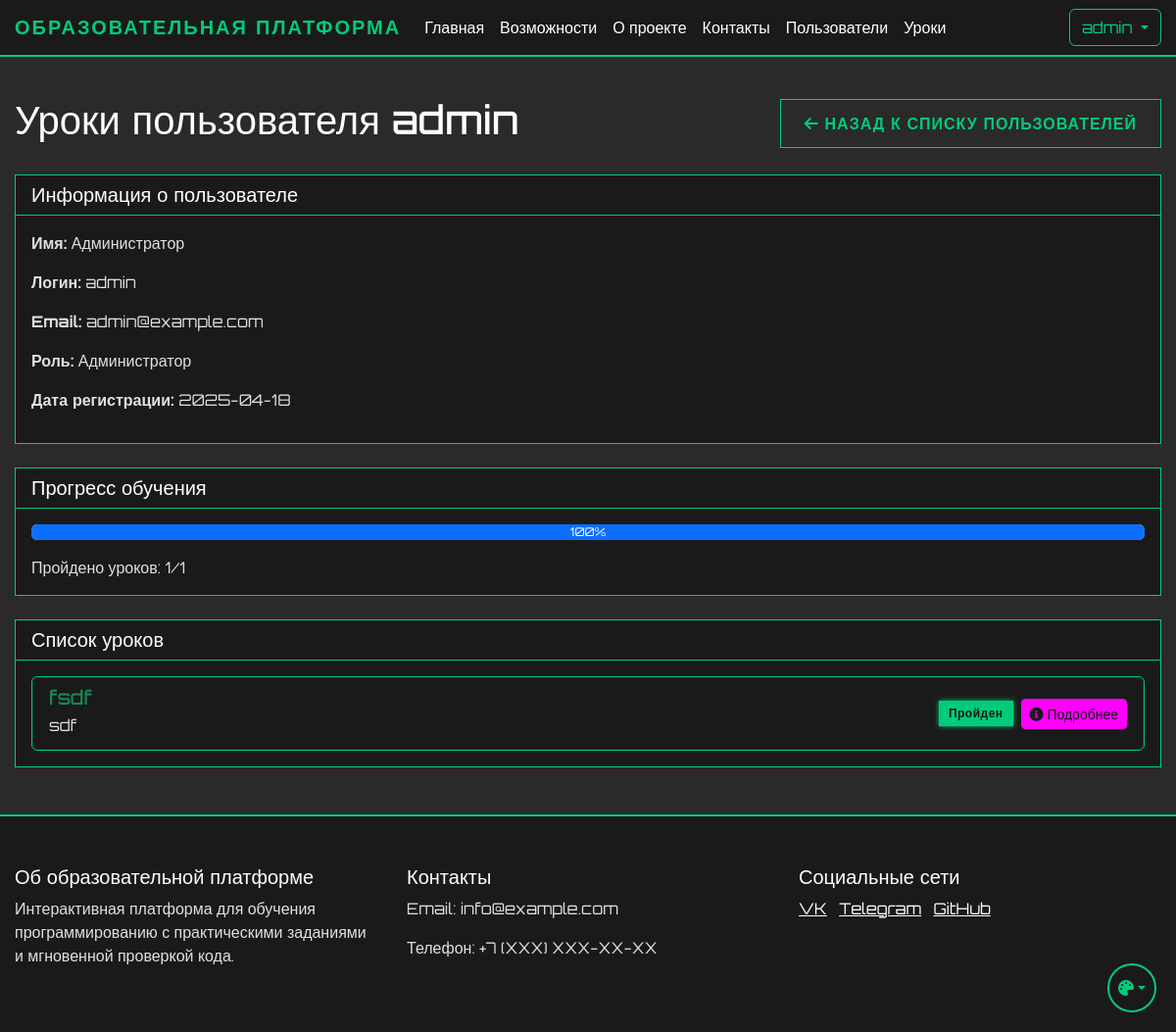
Page /admin/user/1/lessons (signed in) on the earlier database version.
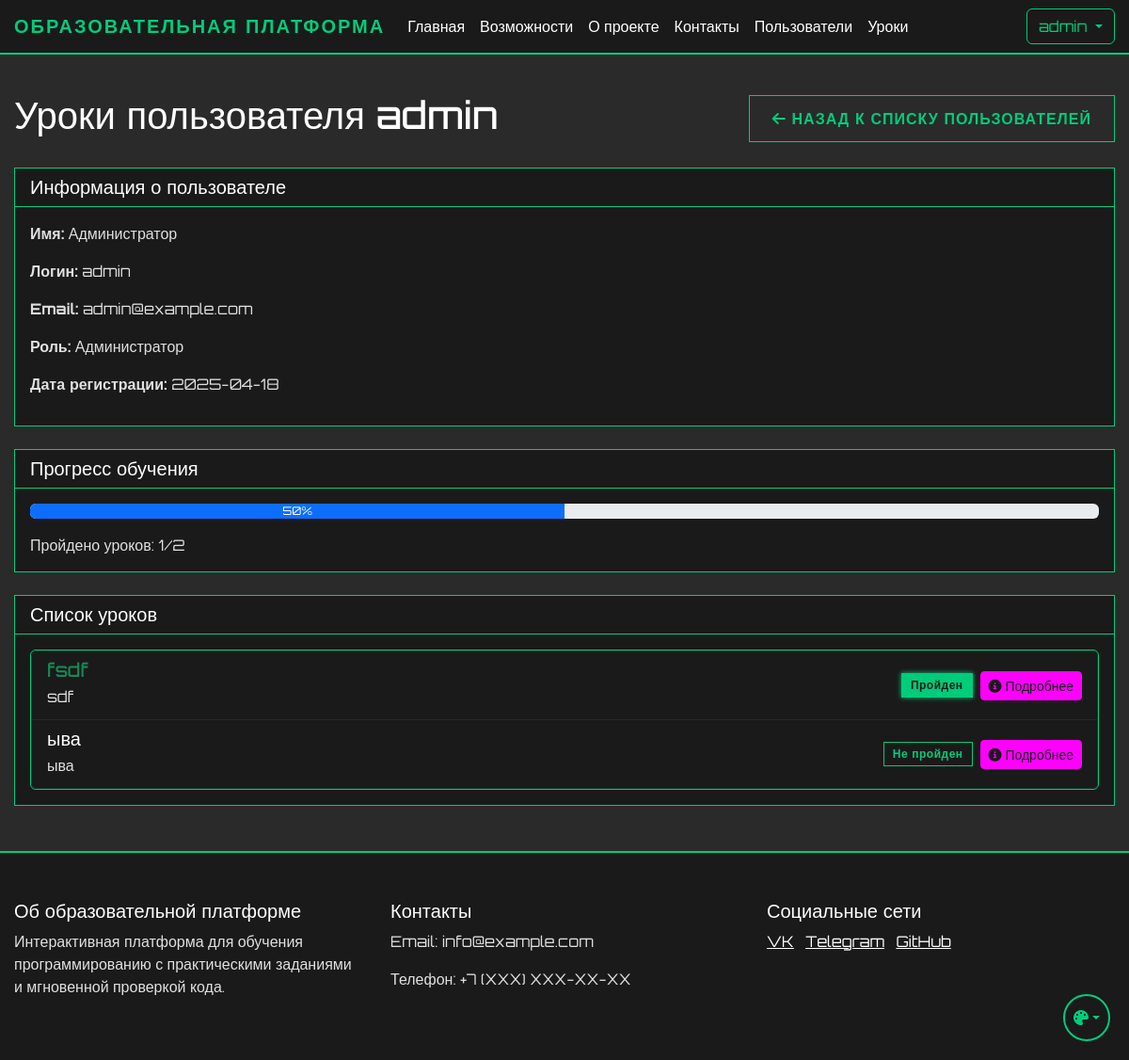
Same page on the later database version.
### app.py (models this page shows)
class Lesson(db.Model):
    id = db.Column(db.Integer, primary_key=True)
    order_number = db.Column(db.Integer, unique=True, nullable=False)
    title = db.Column(db.String(200), nullable=False)
    description = db.Column(db.Text)
    is_active = db.Column(db.Boolean, default=True)
    created_at = db.Column(db.DateTime, default=db.func.now())
    theory_content = db.Column(db.Text)
    theory_test = db.relationship('TheoryTest', backref='lesson', uselist=False)
    practice_tasks = db.relationship('PracticeTask', backref='lesson', lazy=True)
    required_lesson_id = db.Column(db.Integer, db.ForeignKey('lesson.id'), nullable=True)
    required_lesson = db.relationship('Lesson', remote_side=[id], backref='next_lessons')

### app.py (the view)
@app.route('/admin/user/<int:user_id>/lessons')
@login_required
def view_user_lessons(user_id):
    if not current_user.is_admin:
        abort(403)
    user = User.query.get_or_404(user_id)
    lessons = Lesson.query.order_by(Lesson.order_number).all()
    user_progress = UserProgress.query.filter_by(user_id=user_id).all()
    completed_lesson_ids = [progress.lesson_id for progress in user_progress if progress.is_completed]
    total_lessons = len(lessons)
    completed_lessons = len(completed_lesson_ids)
    progress_percentage = int((completed_lessons / total_lessons * 100)) if total_lessons > 0 else 0
    return render_template('user_lessons.html',
                         user=user,
                         lessons=lessons,
                         completed_lesson_ids=completed_lesson_ids,
                         progress_percentage=progress_percentage,
                         completed_lessons=completed_lessons,
                         total_lessons=total_lessons)

### app.py (called while the page is built)
@login_manager.user_loader
def load_user(user_id):
    return db.session.get(User, int(user_id))

### templates/user_lessons.html (shortened to what this page needs)
{% extends "base.html" %}
{% block content %}
<div class="container mt-4">
    <div class="d-flex justify-content-between align-items-center mb-4">
        <h1>Уроки пользователя {{ user.username }}</h1>
        <a href="{{ url_for('user_list') }}" class="btn btn-secondary">
            <i class="fas fa-arrow-left"></i> Назад к списку пользователей
        </a>
    </div>
    <div class="card">
        <div class="card-header">
            <h5 class="mb-0">Информация о пользователе</h5>
        </div>
        <div class="card-body">
            <p><strong>Имя:</strong> {{ user.name }}</p>
            <p><strong>Логин:</strong> {{ user.username }}</p>
            <p><strong>Email:</strong> {{ user.email }}</p>
            <p><strong>Роль:</strong> {{ 'Администратор' if user.is_admin else 'Пользователь' }}</p>
            <p><strong>Дата регистрации:</strong> {{ user.created_at.strftime('%Y-%m-%d') }}</p>
        </div>
    </div>
    <div class="card mt-4">
        <div class="card-header">
            <h5 class="mb-0">Прогресс обучения</h5>
        </div>
        <div class="card-body">
            <div class="progress mb-3">
                <div class="progress-bar" role="progressbar" style="width: {{ progress_percentage }}%">
                    {{ progress_percentage }}%
                </div>
            </div>
            <p class="mb-0">Пройдено уроков: {{ completed_lessons }}/{{ total_lessons }}</p>
        </div>
    </div>
    <div class="card mt-4">
        <div class="card-header">
            <h5 class="mb-0">Список уроков</h5>
        </div>
        <div class="card-body">
            {% if lessons %}
                <div class="list-group">
                    {% for lesson in lessons %}
                        <div class="list-group-item">
                            <div class="d-flex justify-content-between align-items-center">
                                <div>
                                    <h5 class="mb-1 {% if lesson.id in completed_lesson_ids %}text-success{% endif %}">
                                        {{ lesson.title }}
                                    </h5>
                                    <p class="mb-1">{{ lesson.description }}</p>
                                </div>
                                <div class="d-flex align-items-center">
                                    {% if lesson.id in completed_lesson_ids %}
                                        <span class="badge bg-success me-2">Пройден</span>
                                    {% else %}
                                        <span class="badge bg-secondary me-2">Не пройден</span>
                                    {% endif %}
                                    <a href="{{ url_for('view_user_lesson_details', user_id=user.id, lesson_id=lesson.id) }}"
                                       class="btn btn-sm btn-info">
                                        <i class="fas fa-info-circle"></i> Подробнее
                                    </a>
                                </div>
                            </div>
                        </div>
                    {% endfor %}
                </div>
            {% else %}
                <div class="alert alert-info">
                    Уроки не найдены.
                </div>
            {% endif %}
        </div>
    </div>
</div>
{% endblock %}

Differences in the rows shown:
added Lesson: title "ыва", description "ыва", shows "Не пройден"
Other differences:
{{ progress_percentage }}: 100 → 50 (drawn)
{{ progress_percentage }}: "100" → "50"
{{ total_lessons }}: "1" → "2"
